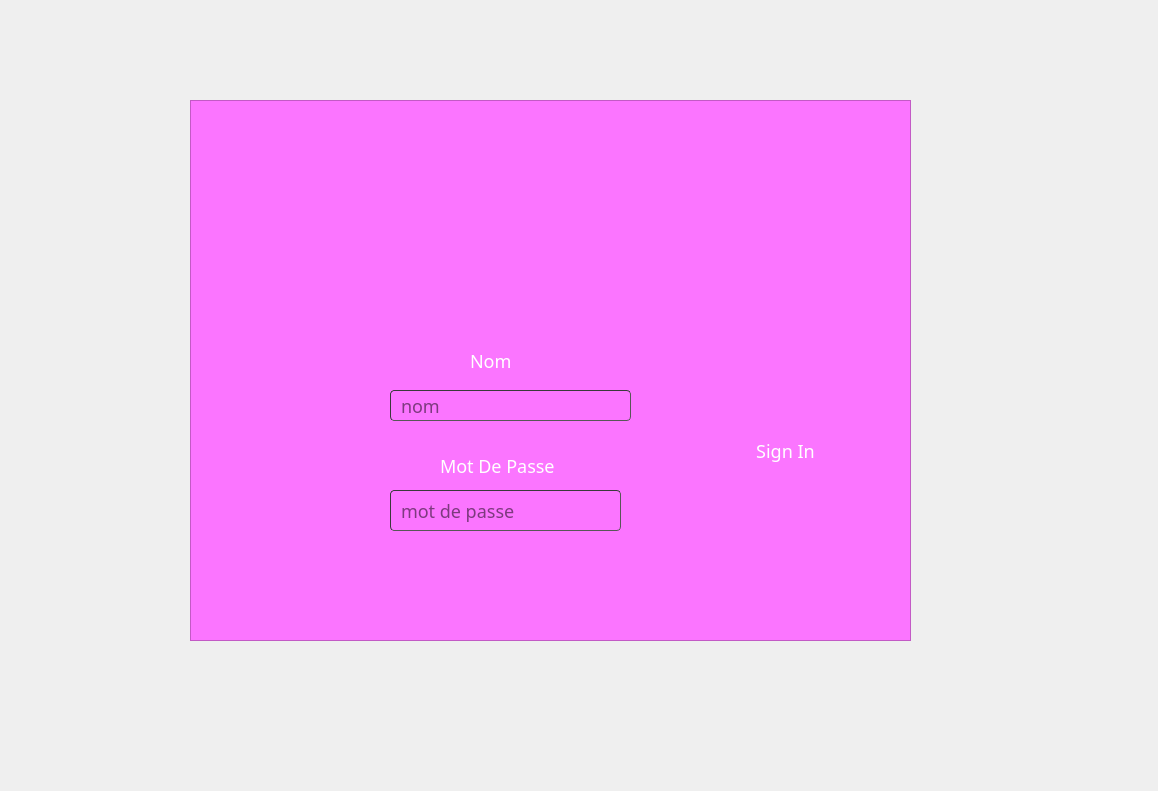
<?xml version="1.0" encoding="UTF-8"?>
<ui version="4.0">
 <class>accueil</class>
 <widget class="QDialog" name="accueil">
  <property name="geometry">
   <rect>
    <x>0</x>
    <y>0</y>
    <width>1158</width>
    <height>791</height>
   </rect>
  </property>
  <property name="windowTitle">
   <string>Dialog</string>
  </property>
  <property name="styleSheet">
   <string notr="true">*{
	background-image: url(:/img/ressources/2.png);
	

		

font-family:century gothic;
font-size:18px;
}
QTabWidget
{
 background:#333;
}


QFrame
{
 background:#333;
	background-color: rgb(107, 107, 107);
	background-color: rgb(188, 193, 101);
	background-color: rgb(191, 165, 165);
	background-color: rgb(89, 14, 54);
	
}


QPushButton
{
background:red;
	background-color: rgb(255, 107, 114);
border-raduis:60px;
}
QLabel
{
color:white;
}
QPushButton
{
color:white;
border-radius:15px;
}
QPushButton:hover
{
color:#333;
border-raduis:15px;
background:#49ebff;
}
QLineEdit
{
background:transparent;
border:none;
color:#ffffff;
color: rgb(62, 124, 61);
	color: rgb(0, 255, 213);
	
border-button:3ptx solid #ffffff;
	color: rgb(6, 255, 56);
	
}
QComboBox
{
background:transparent;
border:none;
color:#717072;
border-bottom:1px solid #717072 }
QToolButton
{
background:red;
	background-color: rgb(255, 107, 114);
border-raduis:60px;
}
</string>
  </property>
  <widget class="QFrame" name="frame">
   <property name="geometry">
    <rect>
     <x>190</x>
     <y>100</y>
     <width>721</width>
     <height>541</height>
    </rect>
   </property>
   <property name="styleSheet">
    <string notr="true">background-color:rgb(251, 117, 255)</string>
   </property>
   <property name="frameShape">
    <enum>QFrame::StyledPanel</enum>
   </property>
   <property name="frameShadow">
    <enum>QFrame::Raised</enum>
   </property>
   <widget class="QLabel" name="label">
    <property name="geometry">
     <rect>
      <x>280</x>
      <y>240</y>
      <width>141</width>
      <height>41</height>
     </rect>
    </property>
    <property name="text">
     <string>Nom</string>
    </property>
   </widget>
   <widget class="QLabel" name="label_2">
    <property name="geometry">
     <rect>
      <x>250</x>
      <y>330</y>
      <width>201</width>
      <height>71</height>
     </rect>
    </property>
    <property name="text">
     <string>Mot De Passe</string>
    </property>
   </widget>
   <widget class="QPushButton" name="pushButton_2">
    <property name="geometry">
     <rect>
      <x>500</x>
      <y>330</y>
      <width>191</width>
      <height>41</height>
     </rect>
    </property>
    <property name="text">
     <string>Sign In</string>
    </property>
    <property name="icon">
     <iconset resource="ressources.qrc">
      <normaloff>:/img/ressources/login-symbol-of-an-arrow-entering-to-a-black-square_icon-icons.com_72992.png</normaloff>:/img/ressources/login-symbol-of-an-arrow-entering-to-a-black-square_icon-icons.com_72992.png</iconset>
    </property>
    <property name="iconSize">
     <size>
      <width>35</width>
      <height>35</height>
     </size>
    </property>
   </widget>
   <widget class="QLineEdit" name="lineEdit_nomlogin">
    <property name="geometry">
     <rect>
      <x>200</x>
      <y>290</y>
      <width>241</width>
      <height>31</height>
     </rect>
    </property>
    <property name="styleSheet">
     <string notr="true">	border-width: 1px; border-radius: 4px;
color: rgb(0, 0, 0);
	border-color: rgb(58, 58, 58);
	border-style: inset;
	padding: 0 8px;

	selection-background-color: rgb(187, 187, 187);
	selection-color: rgb(60, 63, 65);</string>
    </property>
    <property name="placeholderText">
     <string>nom</string>
    </property>
   </widget>
   <widget class="QLineEdit" name="lineEdit_mdplogin">
    <property name="geometry">
     <rect>
      <x>200</x>
      <y>390</y>
      <width>231</width>
      <height>41</height>
     </rect>
    </property>
    <property name="styleSheet">
     <string notr="true">	border-width: 1px; border-radius: 4px;
color: rgb(0, 0, 0);
	border-color: rgb(58, 58, 58);
	border-style: inset;
	padding: 0 8px;

	selection-background-color: rgb(187, 187, 187);
	selection-color: rgb(60, 63, 65);
</string>
    </property>
    <property name="echoMode">
     <enum>QLineEdit::Password</enum>
    </property>
    <property name="placeholderText">
     <string>mot de passe</string>
    </property>
   </widget>
   <widget class="QLabel" name="label_voir">
    <property name="geometry">
     <rect>
      <x>30</x>
      <y>450</y>
      <width>361</width>
      <height>41</height>
     </rect>
    </property>
    <property name="text">
     <string/>
    </property>
   </widget>
   <widget class="QLabel" name="label_3">
    <property name="geometry">
     <rect>
      <x>220</x>
      <y>20</y>
      <width>191</width>
      <height>161</height>
     </rect>
    </property>
    <property name="styleSheet">
     <string notr="true">background-image: url(:/img/ressources/logind.png);</string>
    </property>
    <property name="text">
     <string/>
    </property>
   </widget>
   <zorder>label</zorder>
   <zorder>label_2</zorder>
   <zorder>lineEdit_nomlogin</zorder>
   <zorder>lineEdit_mdplogin</zorder>
   <zorder>label_voir</zorder>
   <zorder>label_3</zorder>
   <zorder>pushButton_2</zorder>
  </widget>
 </widget>
 <resources>
  <include location="ressources.qrc"/>
 </resources>
 <connections/>
</ui>
